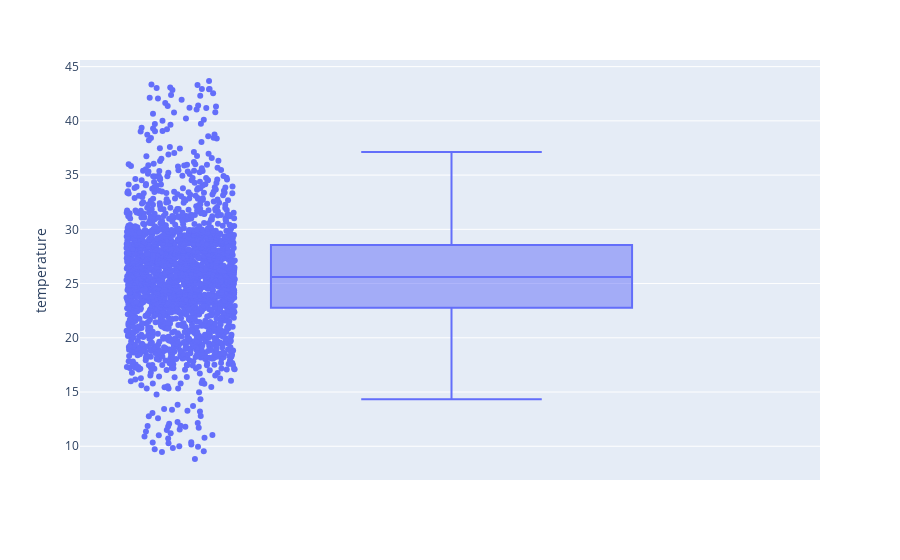

Notebook source saved alongside this figure:
### Code cell
fig = px.box(data,y="temperature",points="all")
fig.show()

### Figure 1 — Plotly figure (JSON) as saved in the notebook; plotly's stock layout.template omitted (floating-point values rounded to 4 significant figures; data arrays with more than 128 entries replaced by an {"elided": "..."} marker saying what was removed)
{"data": [{"alignmentgroup": "True", "boxpoints": "all", "hovertemplate": "temperature=%{y}<extra></extra>", "legendgroup": "", "marker": {"color": "#636efa"}, "name": "", "notched": false, "offsetgroup": "", "orientation": "v", "showlegend": false, "type": "box", "x0": " ", "xaxis": "x", "y": {"elided": "2200 float values"}, "y0": " ", "yaxis": "y"}], "layout": {"boxmode": "group", "legend": {"tracegroupgap": 0}, "margin": {"t": 60}, "xaxis": {"anchor": "y", "domain": [0, 1]}, "yaxis": {"anchor": "x", "domain": [0, 1], "title": {"text": "temperature"}}}}
